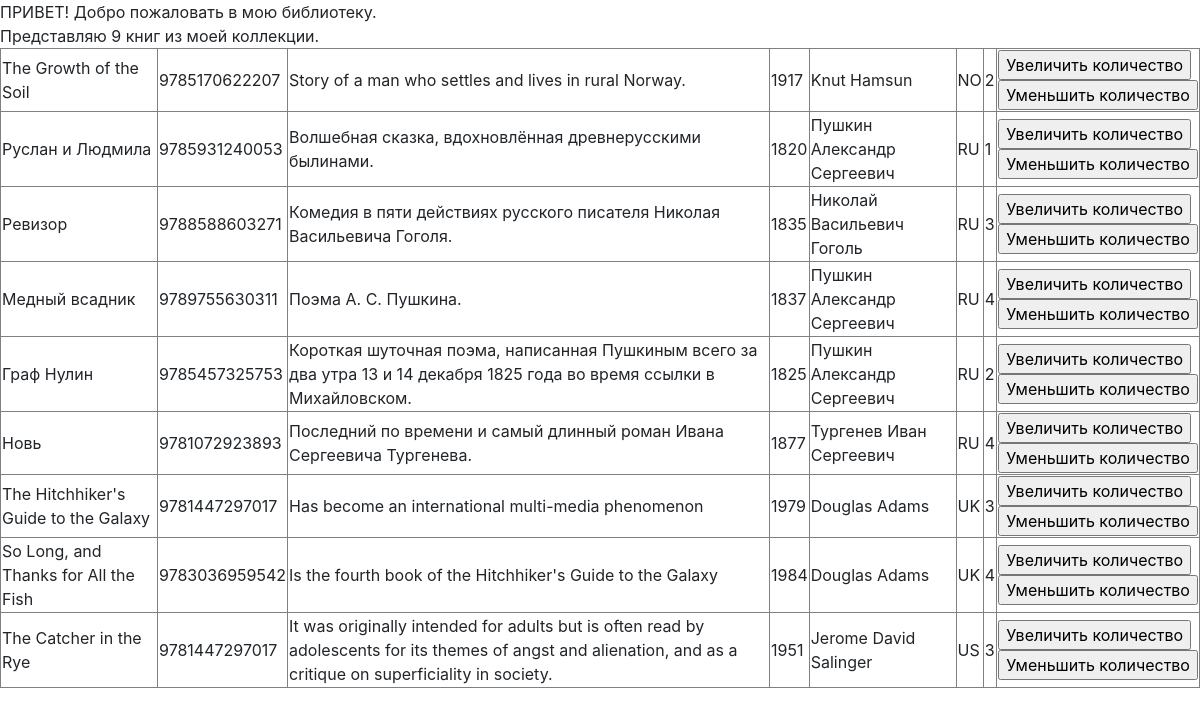
The app's page /index/ with its own data.
### p_library/models.py (models this page shows, shortened)
class Book(models.Model):
    ISBN = models.CharField(max_length=13)
    title = models.TextField()
    description = models.TextField()
    year_release = models.SmallIntegerField()
    author = models.ForeignKey(Author, on_delete=models.CASCADE, verbose_name=_('Автор'), related_name='book_author')
    copy_count = models.SmallIntegerField(default=1)
    price = models.DecimalField(default=None, max_digits=8, decimal_places=2)
    maker = models.ForeignKey(Maker, null=True, blank=True, on_delete=models.CASCADE, verbose_name=_('Издательство'), related_name='book_pub')

class Author(models.Model):
    full_name = models.TextField(verbose_name=_("Имя автора"))
    birth_year = models.SmallIntegerField(verbose_name=_("Год рождения"))
    country = models.CharField(max_length=2, verbose_name=_("Страна"))

### p_library/views.py (the view)
# urls.py: path('index/', views.index),
def index(request):
    template = loader.get_template('index.html')
    books = Book.objects.all()
    biblio_data = {
        "title": "мою библиотеку",
        "books": books
    }
    return HttpResponse(template.render(biblio_data, request))

### p_library/templates/index.html (shortened to what this page needs)
<!DOCTYPE html>
{% load staticfiles %}
<html lang="en">
<head>
    <link rel="stylesheet" href="https://stackpath.bootstrapcdn.com/bootstrap/4.3.1/css/bootstrap.min.css">
</head>
<body>
    ПРИВЕТ! Добро пожаловать в {{title}}. <br>
    Представляю {{books|length }} книг из моей коллекции.
    <table border="1">
        {% for book in books %}
        <tr>
            <td>{{book.title }}</td>
            <td>{{book.ISBN }}</td>
            <td>{{book.description }}</td>
            <td>{{book.year_release }}</td>
            <td>{{book.author.full_name }}</td>
            <td>{{book.author.country }}</td>
            <td>{{book.copy_count }}</td>
            <td>
                <form action="/index/book_increment/" metod="post" enctype="rultipart/form-data">{% csrf_token %}
                    <input type="submit" value="Увеличить количество" />
                </form>
                <form action="/index/book_decrement/" metod="post" enctype="rultipart/form-data">{% csrf_token %}
                    <input type="submit" value="Уменьшить количество" />
                </form>
            </td>
        </tr>
        {% endfor %}
    </table>
</body>
</html>

### records on screen
Book: title "The Growth of the Soil", ISBN "9785170622207", description "Story of a man who settles and lives in rural Norway.", year_release "1917", author.full_name "Knut Hamsun", author.country "NO", copy_count "2"
Book: title "Руслан и Людмила", ISBN "9785931240053", description "Волшебная сказка, вдохновлённая древнерусскими былинами.", year_release "1820", author.full_name "Пушкин Александр Сергеевич", author.country "RU", copy_count "1"
Book: title "Ревизор", ISBN "9788588603271", description "Комедия в пяти действиях русского писателя Николая Васильевича Гоголя.", year_release "1835", author.full_name "Николай Васильевич Гоголь", author.country "RU", copy_count "3"
Book: title "Медный всадник", ISBN "9789755630311", description "Поэма А. С. Пушкина.", year_release "1837", author.full_name "Пушкин Александр Сергеевич", author.country "RU", copy_count "4"
Book: title "Граф Нулин", ISBN "9785457325753", description "Короткая шуточная поэма, написанная Пушкиным всего за два утра 13 и 14 декабря 1825 года во время ссылки в Михайловском.", year_release "1825", author.full_name "Пушкин Александр Сергеевич", author.country "RU", copy_count "2"
Book: title "Новь", ISBN "9781072923893", description "Последний по времени и самый длинный роман Ивана Сергеевича Тургенева.", year_release "1877", author.full_name "Тургенев Иван Сергеевич", author.country "RU", copy_count "4"
Book: title "The Hitchhiker's Guide to the Galaxy", ISBN "9781447297017", description "Has become an international multi-media phenomenon", year_release "1979", author.full_name "Douglas Adams", author.country "UK", copy_count "3"
Book: title "So Long, and Thanks for All the Fish", ISBN "9783036959542", description "Is the fourth book of the Hitchhiker's Guide to the Galaxy", year_release "1984", author.full_name "Douglas Adams", author.country "UK", copy_count "4"
Book: title "The Catcher in the Rye", ISBN "9781447297017", description "It was originally intended for adults but is often read by adolescents for its themes of angst and alienation, and as a critique on superficiality in society.", year_release "1951", author.full_name "Jerome David Salinger", author.country "US", copy_count "3"

### other values on screen
{{ title }} "мою библиотеку"
{{ books|length }} "9"
